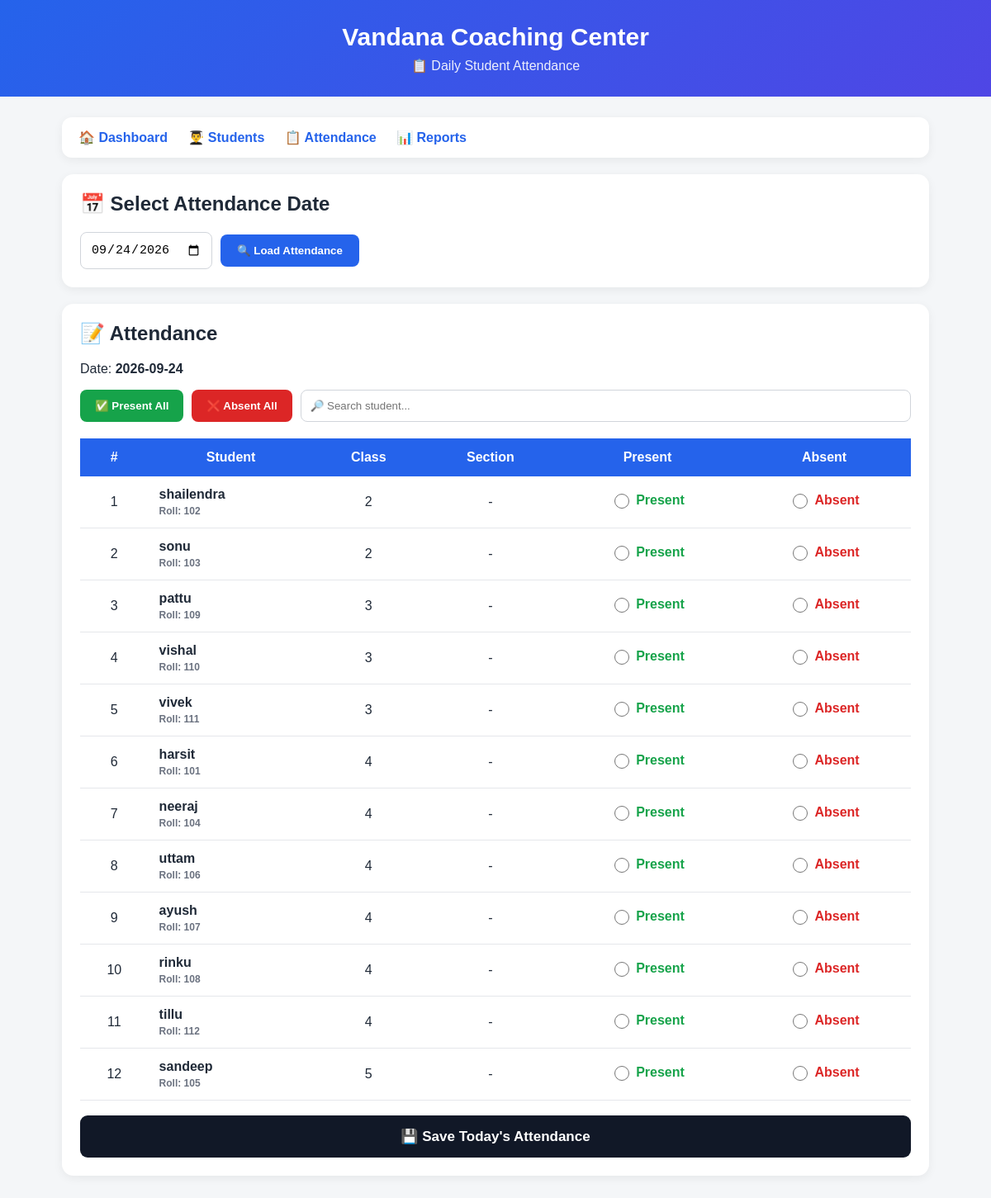
Before: /attendance (signed in) with the older database file.
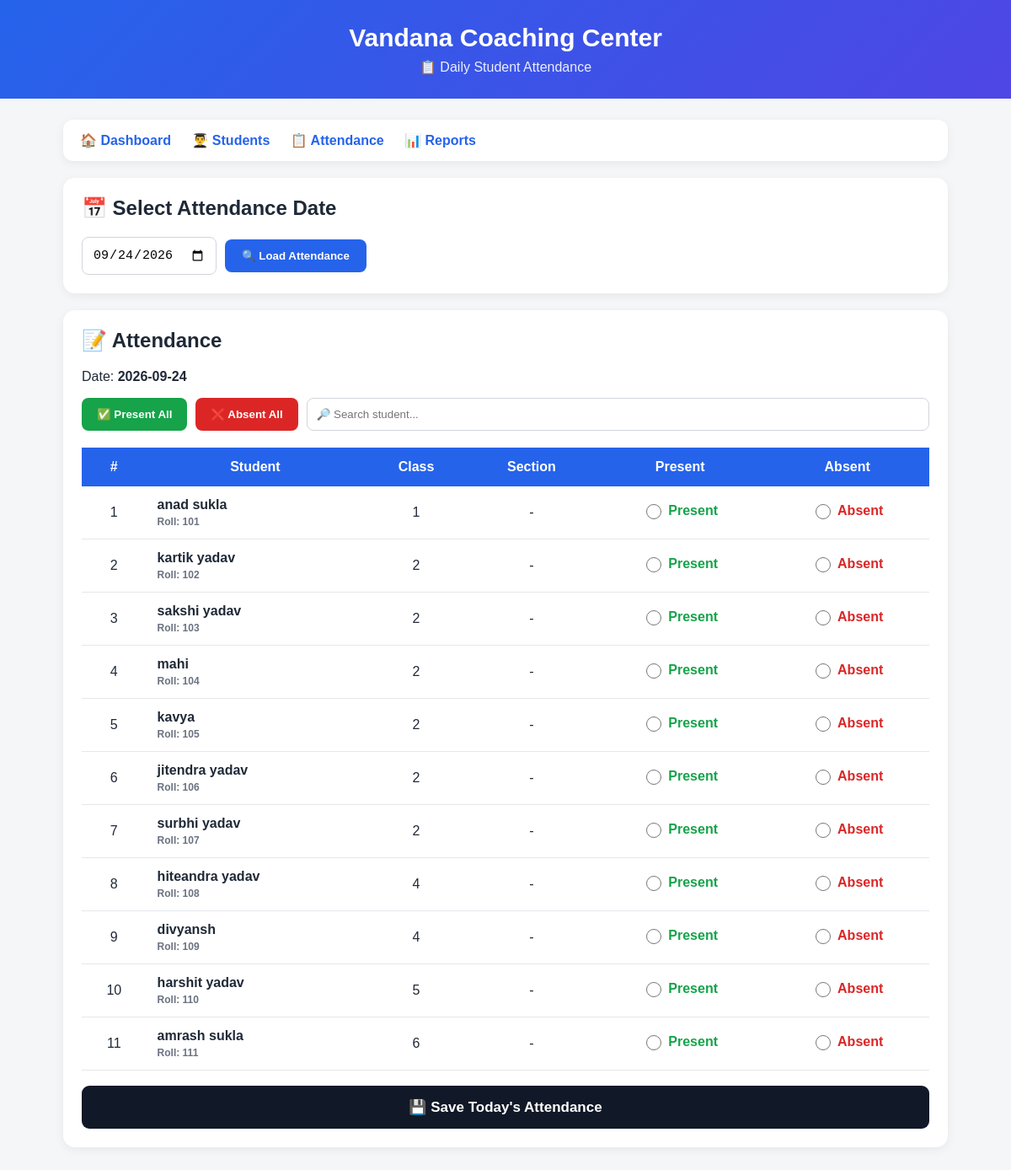
After: the same page with the newer database file.
### tables this page shows
CREATE TABLE students (
            id INTEGER PRIMARY KEY AUTOINCREMENT,
            name TEXT NOT NULL,
            class_name TEXT NOT NULL,
            roll_number TEXT
        , guardian_name TEXT, guardian_phone TEXT, section TEXT);

### app.py (the view)
@app.route("/attendance")
@teacher_or_hod_required
def attendance():
    selected_date = request.args.get(
        "date",
        date.today().isoformat()
    )
    conn = get_db_connection()
    students = conn.execute("""
        SELECT *
        FROM students
        ORDER BY
            class_name,
            roll_number,
            name
    """).fetchall()
    attendance_records = conn.execute("""
        SELECT
            student_id,
            status

        FROM attendance

        WHERE attendance_date = ?
    """, (
        selected_date,
    )).fetchall()
    conn.close()
    attendance_dict = {
        record["student_id"]:
            record["status"]
        for record in attendance_records
    }
    return render_template(
        "attendance.html",
        students=students,
        selected_date=selected_date,
        attendance_dict=
            attendance_dict
    )

### app.py (called while the page is built, shortened)
def get_db_connection():
    conn = sqlite3.connect(DATABASE)
    conn.row_factory = sqlite3.Row
    return conn

def role_required(*allowed_roles):
    def decorator(view_func):
        @wraps(view_func)
        def wrapped_view(*args, **kwargs):
            user_role = session.get("role")
            return view_func(*args, **kwargs)
        return wrapped_view
    return decorator

### templates/attendance.html (shortened to what the changed rows need)
<!DOCTYPE html>
<html lang="en">
<head>
</head>
<body>
<div class="header">
    <h1>
        Vandana Coaching Center
    </h1>
</div>
<div class="container">
<div class="card">
    <h2>
        📅 Select Attendance Date
    </h2>
</div>
<div class="card">
    <h2>
        📝 Attendance
    </h2>
    <form
        method="POST"
        action="/save_attendance"
        id="attendanceForm"
    >
        <div class="table-wrapper">
            <table>
                <thead>
                    <tr>
                        <th>
                            #
                        </th>
                        <th>
                            Student
                        </th>
                        <th>
                            Class
                        </th>
                        <th>
                            Section
                        </th>
                        <th>
                            Present
                        </th>
                        <th>
                            Absent
                        </th>
                    </tr>
                </thead>
                <tbody id="studentTable">
                {% for student in students %}
                    {% set current_status =
                        attendance_dict.get(student['id'], '') %}
                    <tr class="student-row">
                        <td>
                            {{ loop.index }}
                        </td>
                        <td class="student-name">
                            {{ student['name'] }}
                            <div class="student-info">
                                Roll:
                                {{ student['roll_number'] or '-' }}
                            </div>
                        </td>
                        <td>
                            {{ student['class_name'] }}
                        </td>
                        <td>
                            {{ student['section'] or '-' }}
                        </td>
                        <td>
                            <label
                                class="radio-box present-label"
                            >
                                <input
                                    type="radio"
                                    name="status_{{ student['id'] }}"
                                    value="Present"
                                >
                                Present
                            </label>
                        </td>
                        <td>
                            <label
                                class="radio-box absent-label"
                            >
                                <input
                                    type="radio"
                                    name="status_{{ student['id'] }}"
                                    value="Absent"
                                >
                                Absent
                            </label>
                        </td>
                    </tr>
                {% endfor %}
                </tbody>
            </table>
        </div>
        {% if students %}
        <br>
        {% endif %}
    </form>
</div>
</div>
</body>
</html>

Changed rows visible on the page:
removed students: name "shailendra", roll_number "102", class_name "2", section "-", id "☐ Present", id "☐ Absent"
removed students: name "sonu", roll_number "103", class_name "2", section "-", id "☐ Present", id "☐ Absent"
removed students: name "pattu", roll_number "109", class_name "3", student "-", id "☐ Present", id "☐ Absent"
removed students: name "vishal", roll_number "110", class_name "3", student "-", id "☐ Present", id "☐ Absent"
removed students: name "vivek", roll_number "111", class_name "3", student "-", id "☐ Present", id "☐ Absent"
removed students: name "harsit", roll_number "101", class_name "4", student "-", id "☐ Present", id "☐ Absent"
removed students: name "neeraj", roll_number "104", class_name "4", student "-", id "☐ Present", id "☐ Absent"
removed students: name "uttam", roll_number "106", class_name "4", student "-", id "☐ Present", id "☐ Absent"
removed students: name "ayush", roll_number "107", class_name "4", student "-", id "☐ Present", id "☐ Absent"
removed students: name "rinku", roll_number "108", class_name "4", student "-", id "☐ Present", id "☐ Absent"
removed students: name "tillu", roll_number "112", class_name "4", student "-", id "☐ Present", id "☐ Absent"
removed students: name "sandeep", roll_number "105", class_name "5", student "-", id "☐ Present", id "☐ Absent"
added students: name "anad sukla", roll_number "101", class_name "1", section "-", id "☐ Present", id "☐ Absent"
added students: name "kartik yadav", roll_number "102", class_name "2", section "-", id "☐ Present", id "☐ Absent"
added students: name "sakshi yadav", roll_number "103", class_name "2", section "-", id "☐ Present", id "☐ Absent"
added students: name "mahi", roll_number "104", class_name "2", section "-", id "☐ Present", id "☐ Absent"
added students: name "kavya", roll_number "105", class_name "2", section "-", id "☐ Present", id "☐ Absent"
added students: name "jitendra yadav", roll_number "106", class_name "2", section "-", id "☐ Present", id "☐ Absent"
added students: name "surbhi yadav", roll_number "107", class_name "2", section "-", id "☐ Present", id "☐ Absent"
added students: name "hiteandra yadav", roll_number "108", class_name "4", section "-", id "☐ Present", id "☐ Absent"
added students: name "divyansh", roll_number "109", class_name "4", section "-", id "☐ Present", id "☐ Absent"
added students: name "harshit yadav", roll_number "110", class_name "5", section "-", id "☐ Present", id "☐ Absent"
added students: name "amrash sukla", roll_number "111", class_name "6", section "-", id "☐ Present", id "☐ Absent"
